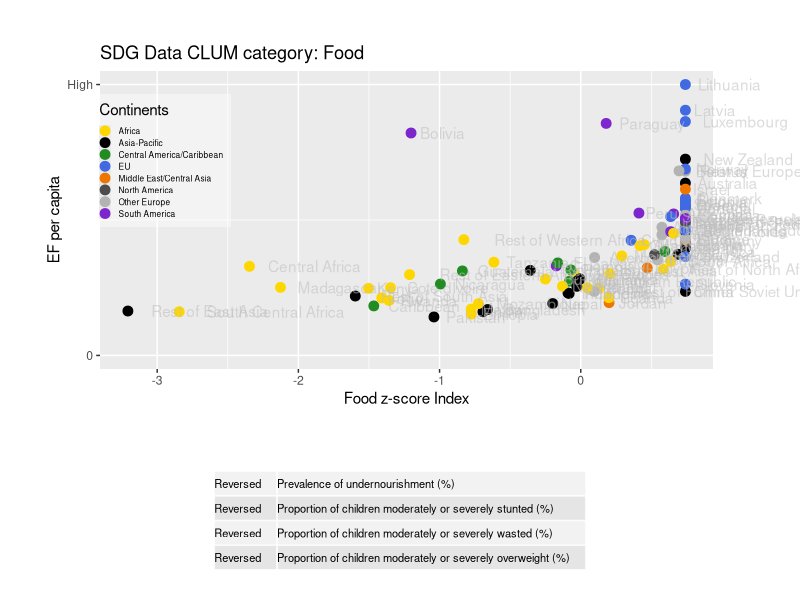
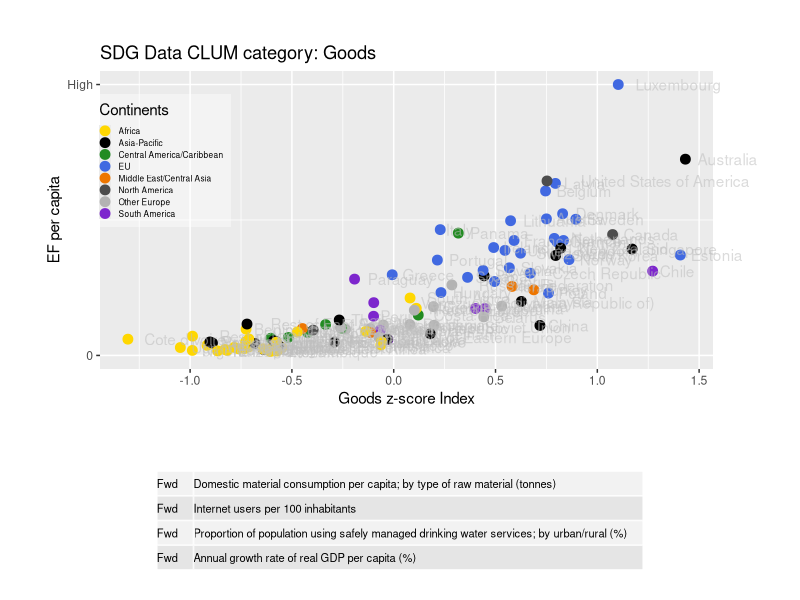
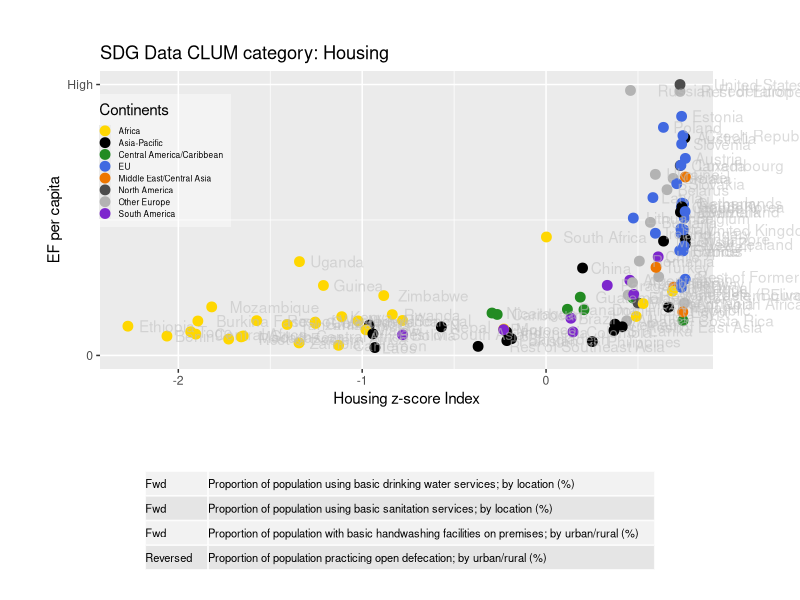

The R source for these figures, in order: (Note: this script raises an error after producing the figures.)
library(ggplot2)
library(grid)
library(gridExtra)

"Set the minimum QScore to be included in the data"
QScoreMin <- 4

#Pull the data from csv files
EFWBData <- read.csv("2017_GTAPCLUM_WB.csv")
EFSDGData <- read.csv("2017_GTAPCLUM_SDG.csv")
EFSDGWBData <- read.csv("2017_GTAPCLUM_WBSDG.csv")
WBIndicatorsDLd_Inc <- read.csv("WBIndicatorsDownloaded-Included.csv")
SDGIndicatorsDld_Inc <- read.csv("SDGIndicatorsDownloaded-Included.csv")
WBSDGIndicatorsDld_Inc <- read.csv("WBSDGIndicatorsDownloaded-Included.csv")
#Pull the data from csv files
# EFWBData <- read.csv("./GFN_Data_Visualization/ScatterVisuals/NFA_WB_2017_CLUM.csv")
# EFSDGData <- read.csv("./GFN_Data_Visualization/ScatterVisuals/NFA_SDG_2017_CLUM.csv")
# IndicatorsDownloaded <- read.csv("./GFN_Data_Visualization/ScatterVisuals/IndicatorsDownloaded.csv")
# SDGIndicatorsDownloaded <- read.csv("./GFN_Data_Visualization/ScatterVisuals/SDGIndicatorsDownloaded.csv")

#color.codes<-as.character(c("#3399FF", "#FF0000", "#000000"))

#subet data by year and QScore to plot
Year = 2011
EFWBData11 <- subset(EFWBData, (EFWBData$year == Year & EFWBData$QScore > QScoreMin))
EFSDGData11 <- subset(EFSDGData,(EFSDGData$year == Year & EFSDGData$QScore > QScoreMin))
EFSDGWBData11 <- subset(EFSDGWBData, (EFSDGWBData$year == Year & EFSDGWBData$QScore > QScoreMin))


Food.EFWBData11 <- subset(EFWBData11, EFWBData11$clum7_name == "Food")
Goods.EFWBData11 <- subset(EFWBData11, EFWBData11$clum7_name == "Goods")
Government.EFWBData11 <- subset(EFWBData11, EFWBData11$clum7_name == "Government")
Housing.EFWBData11 <- subset(EFWBData11, EFWBData11$clum7_name == "Housing")
Transportation.EFWBData11 <- subset(EFWBData11, EFWBData11$clum7_name == "Personal Transportation")
Services.EFWBData11 <- subset(EFWBData11, EFWBData11$clum7_name == "Services")
GFCF.EFWBData11 <- subset(EFWBData11, EFWBData11$clum7_name == "Gross Fixed Capital Formation")


Food.EFSDGData11 <- subset(EFSDGData11, EFSDGData11$clum7_name == "Food")
Goods.EFSDGData11 <- subset(EFSDGData11, EFSDGData11$clum7_name == "Goods")
Government.EFSDGData11 <- subset(EFSDGData11, EFSDGData11$clum7_name == "Government")
Housing.EFSDGData11 <- subset(EFSDGData11, EFSDGData11$clum7_name == "Housing")
Transportation.EFSDGData11 <- subset(EFSDGData11, EFSDGData11$clum7_name == "Personal Transportation")
Services.EFSDGData11 <- subset(EFSDGData11, EFSDGData11$clum7_name == "Services")
GFCF.EFSDGData11 <- subset(EFSDGData11, EFSDGData11$clum7_name == "Gross Fixed Capital Formation")

Food.EFSDGWBData11 <- subset(EFSDGWBData11, EFSDGWBData11$clum7_name == "Food")
Goods.EFSDGWBData11 <- subset(EFSDGWBData11, EFSDGWBData11$clum7_name == "Goods")
Government.EFSDGWBData11 <- subset(EFSDGWBData11, EFSDGWBData11$clum7_name == "Government")
Housing.EFSDGWBData11 <- subset(EFSDGWBData11, EFSDGWBData11$clum7_name == "Housing")
Transportation.EFSDGWBData11 <- subset(EFSDGWBData11, EFSDGWBData11$clum7_name == "Personal Transportation")
Services.EFSDGWBData11 <- subset(EFSDGWBData11, EFSDGWBData11$clum7_name == "Services")
GFCF.EFSDGWBData11 <- subset(EFSDGWBData11, EFSDGWBData11$clum7_name == "Gross Fixed Capital Formation")

if (file.exists("Plots")){print("Plots directory already exists")
} else {
  dir.create("Plots/")
}

plotfunc <- function(data, title, CLUMcat, IndDL, height1, height2){
  myColors <-   c("gold","black", "forestgreen", "royalblue", "darkorange2", "grey30", "grey70", "purple3")
  names(myColors) <- levels(data$Continents)
  colScale <- scale_colour_manual(name = "Continents",values = myColors)
  p <- ggplot(data, aes(ZScore_Index, total , colour = Continents)) +
    geom_point(size = 3) +
    geom_text(label = data$GTAP_name,hjust=-.2, alpha=0.55, colour="grey") +
    colScale +
    #Remove the below line to get values on the y-axis
    scale_y_continuous(breaks=c(0,max(data$total, na.rm = TRUE)), labels=c("0", "High"), limits = c(0,max(data$total, na.rm = TRUE))) +
    labs(title = paste(title,"CLUM category:",data$clum7_name), y = "EF per capita", x = paste(data$clum7_name ,"z-score Index")) +
    theme(plot.margin = unit(c(1,2,1,1),"cm"), legend.position = c(.1,.7),
          legend.text = element_text(colour="black", size=6),
          legend.key.size = unit(.05,"cm"),
          legend.background = element_rect(fill=alpha ("white",0.4))) 
  gt <- ggplot_gtable(ggplot_build(p)) 
  gt$layout$clip[gt$layout$name == "panel"] <- "off" 
  
  tb <- tableGrob(cbind(as.character(IndDL[,5][IndDL$CLUM==CLUMcat]),
                        stringr::str_wrap(as.character(IndDL[,3][IndDL$CLUM==CLUMcat]),160)),
                  theme = ttheme_default(base_size=8,
                                         core = list(fg_params=list(hjust=0, x=0))))
  # tb <- tableGrob(cbind(subset(IndDL[,5],IndDL$CLUM==CLUMcat),subset(IndDL[,3],IndDL$CLUM==CLUMcat)),
  #                 theme = ttheme_default(base_size=8,
  #                                        core = list(fg_params=list(hjust=0, x=0))))
  # 
  plotname <- paste("Plots/",deparse(substitute(data)),".pdf", sep ="")
  pdf(plotname,width=12,height=13, onefile = FALSE)
  dev.off
  grid.newpage()
  grid.arrange(gt, tb, nrow=2, heights = c(height1, height2), vp=viewport(width=0.98, height=0.98))
  dev.off()
}

# change if no pause(waitlength) between charts wanted
peruse <- "no"
waitlength <- 0
pause <- function (secs){
  if (peruse=="yes"){Sys.sleep(secs)
  } else {
  }
}

#Plot and output all SDG Indicators 
plotfunc(Food.EFSDGData11,"SDG Data", "Food", SDGIndicatorsDld_Inc, 1.5, .5)
pause(waitlength)
plotfunc(Goods.EFSDGData11,"SDG Data", "Goods",SDGIndicatorsDld_Inc, 1.5, .5)
pause(waitlength)
plotfunc(Housing.EFSDGData11,"SDG Data", "Housing", SDGIndicatorsDld_Inc, 1.5, .5)
pause(waitlength)
plotfunc(Services.EFSDGData11,"SDG Data", "Services", SDGIndicatorsDld_Inc, 1.5, .5)
pause(waitlength)
try(plotfunc(Transportation.EFSDGData11,"SDG Data", "Transportation", SDGIndicatorsDld_Inc, 1.5, .5))
pause(waitlength)
plotfunc(Government.EFSDGData11,"SDG Data", "Government", SDGIndicatorsDld_Inc, 1.5, .5)
pause(waitlength)
plotfunc(GFCF.EFSDGData11,"SDG Data", "GFCF", SDGIndicatorsDld_Inc, 1.5, .5)
pause(waitlength)

#Plot and output all WB Indicators
plotfunc(Food.EFWBData11,"World Bank Data", "Food",WBIndicatorsDLd_Inc, 1.5, .5)
pause(waitlength)
#Added manual line to WBIndicatorsDLd_Inc for WBGoods to work with function
plotfunc(Goods.EFWBData11,"World Bank Data", "Goods", WBIndicatorsDLd_Inc, 1.5, .5)
pause(waitlength)
plotfunc(Services.EFWBData11,"World Bank Data", "Services",WBIndicatorsDLd_Inc, .4, .3)
pause(waitlength)
plotfunc(Housing.EFWBData11,"World Bank Data", "Housing",WBIndicatorsDLd_Inc, 1.5, .5)
pause(waitlength)
plotfunc(Transportation.EFWBData11,"World Bank Data", "Transportation",WBIndicatorsDLd_Inc, 1.5, .5)
pause(waitlength)
try(plotfunc(GFCF.EFWBData11,"World Bank Data", "GFCF",WBIndicatorsDLd_Inc, 2, .5))
pause(waitlength)
plotfunc(Government.EFWBData11,"World Bank Data", "Government",WBIndicatorsDLd_Inc, 1.6, .8)
pause(waitlength)

#Plot and output all SDG and WB  Combination Indicators
plotfunc(Food.EFSDGWBData11,"SDG & World Bank Data", "Food", WBSDGIndicatorsDld_Inc, 1.5, .5)
pause(waitlength)
#Added manual line to WBIndicatorsDLd_Inc for WBGoods to work with function
plotfunc(Goods.EFSDGWBData11,"SDG & World Bank Data", "Goods", WBSDGIndicatorsDld_Inc, 1.5, .5)
pause(waitlength)
plotfunc(Services.EFSDGWBData11,"SDG & World Bank Data", "Services",WBSDGIndicatorsDld_Inc, 1, 1.1)
pause(waitlength)
plotfunc(Housing.EFSDGWBData11,"SDG & World Bank Data", "Housing",WBSDGIndicatorsDld_Inc, 1.5, .5)
pause(waitlength)
plotfunc(Transportation.EFSDGWBData11,"SDG & World Bank Data", "Transportation",WBSDGIndicatorsDld_Inc, 1.5, .5)
pause(waitlength)
try(plotfunc(GFCF.EFSDGWBData11,"SDG & World Bank Data", "GFCF",WBSDGIndicatorsDld_Inc, 1.5, .5))
pause(waitlength)
plotfunc(Government.EFSDGWBData11,"SDG & World Bank Data", "Government",WBSDGIndicatorsDld_Inc, 1.1, .9)
pause(waitlength)
